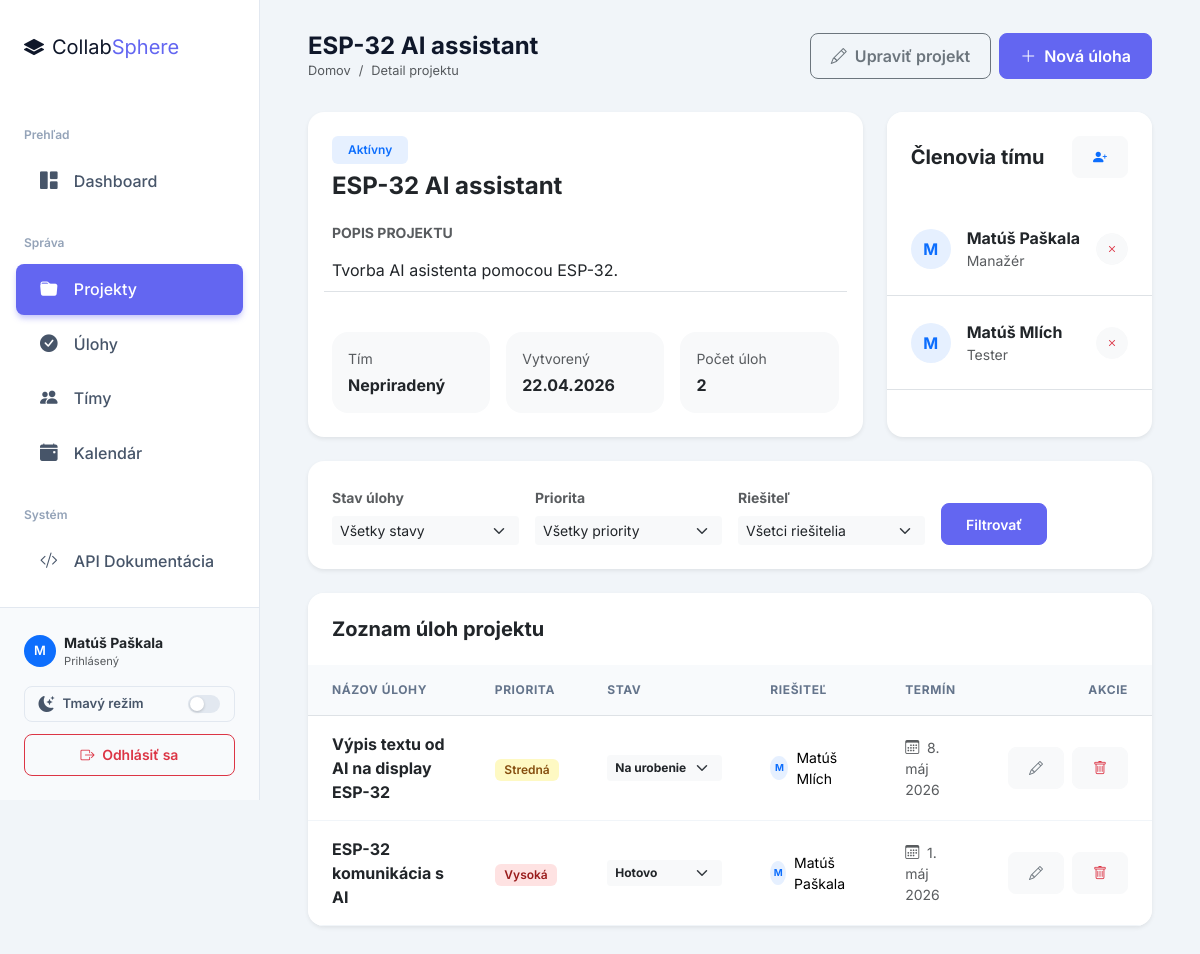
The page /projects/2/ (signed in) on the database as committed earlier.
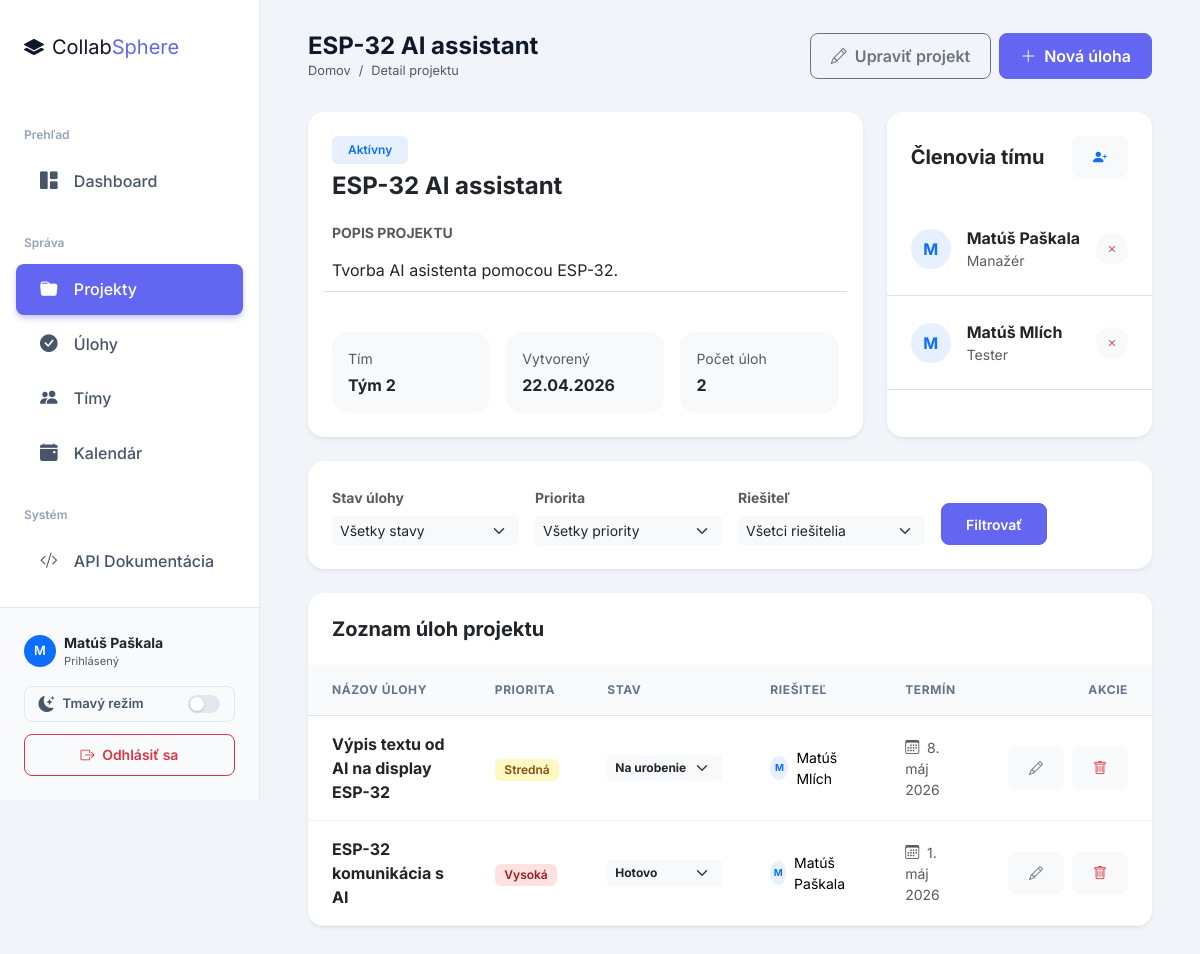
The same page on the database as committed later.
### projects/models.py (models this page shows, shortened)
class Project(models.Model):
    STATUS_CHOICES = [
        ('planning', 'Plánovanie'),
        ('active', 'Aktívny'),
        ('on_hold', 'Pozastavený'),
        ('completed', 'Dokončený'),
        ('cancelled', 'Zrušený'),
    ]
    name = models.CharField(max_length=200, verbose_name='Názov')
    description = models.TextField(blank=True, verbose_name='Popis')
    created_at = models.DateTimeField(auto_now_add=True, verbose_name='Dátum vytvorenia')
    deadline = models.DateField(null=True, blank=True, verbose_name='Termín odovzdania')
    status = models.CharField(max_length=20, choices=STATUS_CHOICES, default='planning', verbose_name='Stav')
    team = models.ForeignKey(Team, on_delete=models.SET_NULL, null=True, blank=True,
                             related_name='projects', verbose_name='Tím')
    members = models.ManyToManyField(User, through='Membership', related_name='projects', verbose_name='Členovia')
    class Meta:
        verbose_name = 'Projekt'
        verbose_name_plural = 'Projekty'
        ordering = ['-created_at']

class Team(models.Model):
    name = models.CharField(max_length=100, verbose_name='Názov')
    description = models.TextField(blank=True, verbose_name='Popis')
    created_at = models.DateTimeField(auto_now_add=True, verbose_name='Dátum vytvorenia')
    members = models.ManyToManyField(User, related_name='teams', blank=True, verbose_name='Členovia')
    class Meta:
        verbose_name = 'Tím'
        verbose_name_plural = 'Tímy'
        ordering = ['name']

### projects/views.py (the view)
# urls.py: path('projects/<int:pk>/', views.project_detail, name='project_detail'),
@login_required
def project_detail(request, pk):
    is_manager = request.user.groups.filter(name='manager').exists()
    if is_manager:
        project = get_object_or_404(Project, pk=pk)
    else:
        project = get_object_or_404(Project, pk=pk, members=request.user)
    tasks = project.tasks.select_related('assignee')
    memberships = Membership.objects.filter(project=project).select_related('user')
    status_filter = request.GET.get('status', '')
    priority_filter = request.GET.get('priority', '')
    assignee_filter = request.GET.get('assignee', '')
    if status_filter:
        tasks = tasks.filter(status=status_filter)
    if priority_filter:
        tasks = tasks.filter(priority=priority_filter)
    if assignee_filter:
        tasks = tasks.filter(assignee_id=assignee_filter)
    return render(request, 'projects/project_detail.html', {
        'project': project,
        'tasks': tasks,
        'memberships': memberships,
        'status_filter': status_filter,
        'priority_filter': priority_filter,
        'assignee_filter': assignee_filter,
        'task_status_choices': Task.STATUS_CHOICES,
        'task_priority_choices': Task.PRIORITY_CHOICES,
        'is_manager': is_manager,
    })

### templates/projects/project_detail.html (shortened to what the changed rows need)
{% extends "base.html" %}
{% block page_title %}{{ project.name }}{% endblock %}
{% block content %}
<div class="row g-4 mb-4">
    <div class="col-lg-8">
        <div class="card border-0 shadow-sm h-100">
            <div class="card-body p-4">
                <div class="d-flex justify-content-between align-items-start mb-4">
                    <div>
                        <span class="badge bg-primary bg-opacity-10 text-primary border-0 mb-2 px-3 py-2">
                            {{ project.get_status_display }}
                        </span>
                        <h4 class="fw-bold text-dark mb-0">{{ project.name }}</h4>
                    </div>
                </div>
                <h6 class="fw-bold text-muted text-uppercase small mb-3">Popis projektu</h6>
                <p class="text-dark mb-4" style="line-height: 1.6;">{{ project.description|default:"Tento projekt nemá zadaný žiadny popis." }}</p>
                <div class="row g-3 pt-4 border-top">
                    <div class="col-sm-4">
                        <div class="p-3 bg-light rounded-4">
                            <div class="small text-muted mb-1">Tím</div>
                            <div class="fw-bold text-dark">{{ project.team.name|default:"Nepriradený" }}</div>
                        </div>
                    </div>
                    <div class="col-sm-4">
                        <div class="p-3 bg-light rounded-4">
                            <div class="small text-muted mb-1">Vytvorený</div>
                            <div class="fw-bold text-dark">{{ project.created_at|date:"d.m.Y" }}</div>
                        </div>
                    </div>
                    <div class="col-sm-4">
                    </div>
                </div>
            </div>
        </div>
    </div>
</div>
<div class="card border-0 shadow-sm overflow-hidden mb-5">
    <div class="table-responsive">
        <table class="table align-middle mb-0">
            <thead>
                <tr>
                    <th>Názov úlohy</th>
                    <th>Priorita</th>
                    <th>Stav</th>
                    <th>Riešiteľ</th>
                    <th>Termín</th>
                    <th class="text-end">Akcie</th>
                </tr>
            </thead>
        </table>
    </div>
</div>
{% endblock %}

Rows that differ between the two databases and show on the page:
changed Project "ESP-32 AI assistant": team.name "Nepriradený" → "Tým 2"
